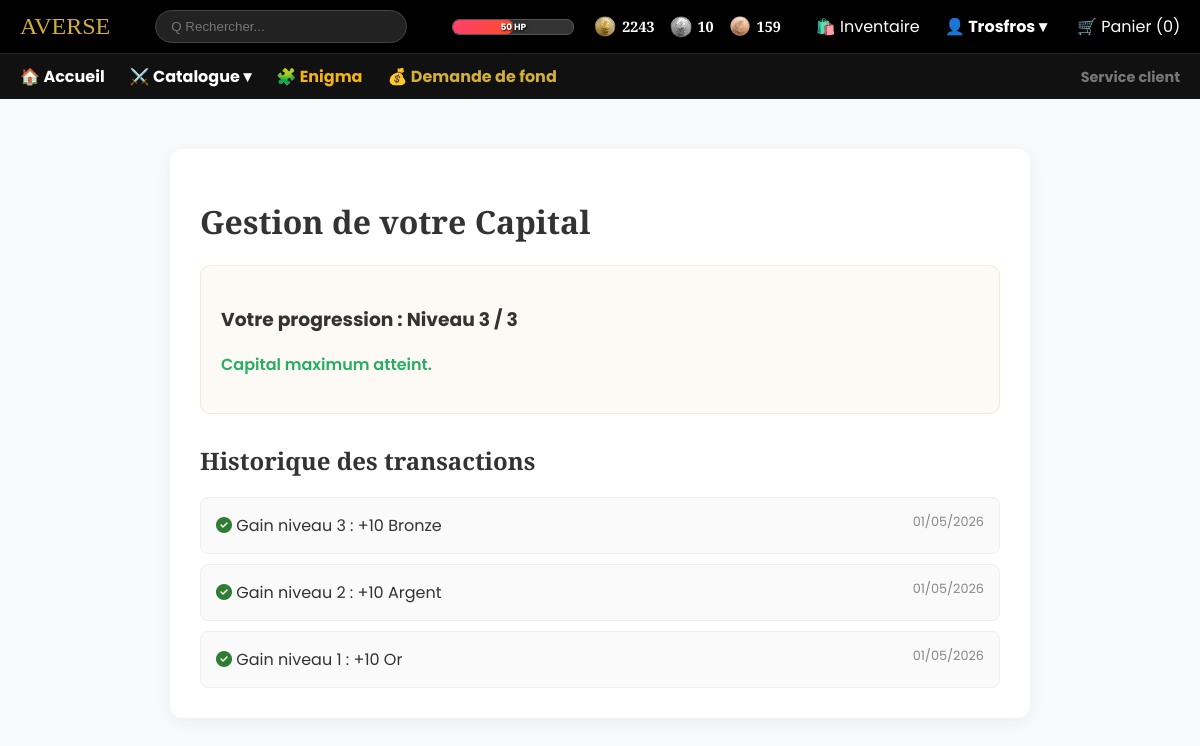
Page /profil_capital.php (signed in) on the committed database.
### tables this page shows
CREATE TABLE `Joueurs` (
  `IdJoueur` int(11) NOT NULL,
  `Alias` varchar(45) NOT NULL,
  `Nom` varchar(45) NOT NULL,
  `Prenom` varchar(45) NOT NULL,
  `MDP` varbinary(128) NOT NULL,
  `PieceBronze` int(11) NOT NULL DEFAULT 100,
  `PieceArgent` int(11) NOT NULL DEFAULT 100,
  `PieceOr` int(11) NOT NULL DEFAULT 100,
  `EstAdmin` tinyint(1) NOT NULL DEFAULT 0,
  `EstMage` tinyint(1) NOT NULL DEFAULT 0,
  `NbDemandeArgent` int(11) NOT NULL DEFAULT 0,
  `PV` int(11) NOT NULL DEFAULT 100,
  `StreakMagie` int(11) NOT NULL DEFAULT 0,
  `MagieReussies` int(11) DEFAULT 0,
  `Guid` varchar(64) DEFAULT NULL,
  `GuidReset` varchar(64) DEFAULT NULL,
  `Mail` varchar(254) DEFAULT ''
);

CREATE TABLE `HistoriqueCapital` (
  `IdHistorique` int(11) NOT NULL,
  `IdJoueur` int(11) NOT NULL,
  `Description` varchar(255) NOT NULL,
  `DateCreation` timestamp NULL DEFAULT current_timestamp()
);

### include/user.php (called while the page is built, shortened)
<?php
function UpdateUserSessionInfo() {
    $alias = $_SESSION['user']['Alias'];
    $stmt = $GLOBALS['connexion']->prepare("SELECT IdJoueur, Alias, EstAdmin,
        PieceBronze, PieceArgent, PieceOr, PV FROM Joueurs WHERE Alias = ?");
    $stmt->bind_param("s", $alias);
    $stmt->execute();
    $_SESSION['user'] = $stmt->get_result()->fetch_assoc();
}
?>

### config.php (called while the page is built, shortened)
<?php
require_once 'include/user.php';
if (isset($_SESSION['user']))
    UpdateUserSessionInfo();
?>

### profil_capital.php (the view, shortened to what this page needs)
<?php
require_once 'config.php';
$idJoueur = $_SESSION['user']['IdJoueur'];
$sql_level = "SELECT COUNT(*) as niveau FROM HistoriqueCapital WHERE IdJoueur = ?";
$stmt_level = $connexion->prepare($sql_level);
$stmt_level->bind_param("i", $idJoueur);
$stmt_level->execute();
$niveauAtteint = $stmt_level->get_result()->fetch_assoc()['niveau'];
$sql_hist = "SELECT * FROM HistoriqueCapital WHERE IdJoueur = ? ORDER BY IdHistorique DESC";
$stmt_hist = $connexion->prepare($sql_hist);
$stmt_hist->bind_param("i", $idJoueur);
$stmt_hist->execute();
$historique = $stmt_hist->get_result();
?>
<!DOCTYPE html>
<html lang="fr">
<head>
    <link rel="stylesheet" href="CSS/style.css">
    <link rel="stylesheet" href="https://cdnjs.cloudflare.com/ajax/libs/font-awesome/6.4.0/css/all.min.css">
</head>
<body>
<?php include 'template/header.php'; ?>
<main class="capital-container">
    <h1>Gestion de votre Capital</h1>
    <div id="section-bonus" class="niveau-box">
        <h3>Votre progression : Niveau <span id="display-lv"><?= $niveauAtteint ?></span> / 3</h3>
        <div id="status-text">
            <?php if ($niveauAtteint == 0): ?>
                <p>Prochain bonus : <strong>+10 Or</strong>.</p>
            <?php elseif ($niveauAtteint == 1): ?>
                <p>Prochain bonus : <strong>+10 Argent</strong>.</p>
            <?php elseif ($niveauAtteint == 2): ?>
                <p>Dernier bonus : <strong>+10 Bronze</strong>.</p>
            <?php else: ?>
                <p style="color: #27ae60; font-weight: 600;">Capital maximum atteint.</p>
            <?php endif; ?>
        </div>
    </div>
    <h2>Historique des transactions</h2>
    <div id="history-list">
        <?php while ($com = $historique->fetch_assoc()): ?>
            <div class="history-card">
                <div><i class="fa-solid fa-circle-check" style="color: #2e7d32;"></i> <?= htmlspecialchars($com['Description']) ?></div>
                <span style="font-size: 0.8rem; color: #888;"><?= date('d/m/Y', strtotime($com['DateCreation'])) ?></span>
            </div>
        <?php endwhile; ?>
    </div>
</main>
</body>
</html>

### template/header.php (shortened to what this page needs)
<link rel="stylesheet" href="styles/header.css">
<header>
    <nav class="top-nav">
        <div class="logo" style="font-family: 'Cinzel', serif; font-size: 1.5rem; color: #d4af37;">AVERSE</div>
        <form action="catalogue.php" method="GET" class="search-bar">
            <input type="text" name="search" placeholder="Q Rechercher..." value="<?= isset($_GET['search']) ? htmlspecialchars($_GET['search']) : '' ?>">
        </form>
        <div class="user-menu">
            <?php
            $user = @ $_SESSION['user'];
            if (isset($user)):
            ?>
            <div class="player-stats">
                <div class="hp-container" title="Points de Vie">
                    <div class="hp-bar" style="width: <?= $_SESSION['user']['PV'] ?>%;"></div>
                    <span class="hp-text"><?= $user['PV'] ?> HP</span>
                </div>
                <div class="rpg-currency-bar">
                    <div class="coin-item" title="Or">
                        <img src="./img/gold.png" alt="Or">
                        <span><?= $user['PieceOr'] ?></span>
                    </div>
                    <div class="coin-item" title="Argent">
                        <img src="./img/silver.png" alt="Argent">
                        <span><?= $user['PieceArgent'] ?></span>
                    </div>
                    <div class="coin-item" title="Bronze">
                        <img src="./img/bronze.png" alt="Bronze">
                        <span><?= $user['PieceBronze'] ?></span>
                    </div>
                </div>
            </div>
            <a href="inventaire.php" style="text-decoration:none; color: white; margin-right: 10px;">🛍️ <span class="hide-mobile">Inventaire</span></a>
            <div class="dropdown">
                <strong style="cursor:pointer; color: white;" onclick="toggleHeaderMenu(event, 'userDrop')">
                    👤 <?= htmlspecialchars($user['Alias']) ?> ▾
                </strong>
            </div>
            <?php else: ?>
                <a href="login.php" class="user-link" style="color: white; text-decoration: none; margin-right: 10px;">🔑 Connexion</a>
                <a href="register.php" class="user-link" style="color: #d4af37; text-decoration: none; border: 1px solid #d4af37; padding: 5px 12px; border-radius: 15px;">📜 S'inscrire</a>
            <?php endif; ?>
            <a href="panier.php" id="cart-container">
                🛒 <span class="hide-mobile">Panier</span> (<span id="cart-count"><?= isset($_SESSION['cart']) ? array_sum($_SESSION['cart']) : 0 ?></span>)
            </a>
        </div>
    </nav>
    <nav class="sub-nav" style="background: #111; border-top: 1px solid #222;">
        <div class="links">
            <a href="index.php" style="color: white;">🏠 <span class="hide-mobile">Accueil</span></a>
            <div class="dropdown">
                <span style="cursor:pointer; color: white;" onclick="toggleHeaderMenu(event, 'catDrop')">
                    ⚔️ <span class="hide-mobile">Catalogue</span> ▾
                </span>
            </div>
            <a href="enigma.php" style="color: #f3b412;">🧩 <span class="hide-mobile">Enigma</span></a>
            <a href="profil_capital.php" style="color: #d4af37;">💰 <span class="hide-mobile">Demande de fond</span></a>
        </div>
        <div class="service-client">
            <a href="service_client.php" style="color: #777; font-size: 0.9rem;">Service client</a>
        </div>
    </nav>
</header>

### styles/style.css (style rules this page uses)
body { background-color: #ffffff; color: #333; font-family: 'Poppins', sans-serif; margin: 0; }

### styles/header.css (style rules this page uses)
.top-nav, .sub-nav { display: flex; align-items: center; justify-content: space-between; padding: 10px 20px; flex-wrap: wrap; width: 100% !important; box-sizing: border-box; background-color: black; }
.search-bar input { padding: 8px 15px; border-radius: 20px; border: 1px solid #444; background: #222; color: white; width: 220px; transition: width 0.3s; outline: none; }
.sub-nav .links { display: flex !important; flex-direction: row !important; align-items: center !important; gap: 25px; }
.sub-nav a, .sub-nav span { text-decoration: none; font-weight: bold; white-space: nowrap; }
.dropdown { position: relative; display: inline-block; }
.user-menu { display: flex; align-items: center; gap: 15px; }
.hp-container { width: 120px; background: #333; height: 14px; border-radius: 7px; border: 1px solid #555; position: relative; overflow: hidden; box-shadow: 0 0 5px rgba(0,0,0,0.5); }
.hp-bar { height: 100%; background: linear-gradient(to right, #ff416c, #ff4b2b); border-radius: 6px; transition: width 0.5s ease-in-out; }
.hp-text { position: absolute; top: 50%; left: 50%; transform: translate(-50%, -50%); font-size: 9px; width: 100%; text-align: center; color: white; font-weight: bold; text-shadow: 1px 1px 2px black; z-index: 2; pointer-events: none; }
.rpg-currency-bar { display: flex; gap: 15px; align-items: center; font-size: 0.9em; font-weight: bold; color: #fff; font-family: 'Cinzel', serif; }
.coin-item { display: flex; align-items: center; gap: 6px; }
.coin-item img { width: 22px; height: 22px; object-fit: contain; filter: drop-shadow(0 2px 3px rgba(0,0,0,0.4)); }
.player-stats { display: flex; align-items: center; gap: 20px; margin-right: 20px; }
#cart-container { text-decoration: none; color: white; margin-left: 15px; display: inline-block; transition: transform 0.3s cubic-bezier(0.34, 1.56, 0.64, 1), color 0.2s ease; transform-origin: center center; will-change: transform; }

### profil_capital.php (style rules this page uses)
body { background-color: #f8f9fa; font-family: 'Poppins', sans-serif; }
.capital-container { max-width: 800px; margin: 50px auto; padding: 30px; background: #fff; border-radius: 12px; box-shadow: 0 4px 15px rgba(0,0,0,0.05); }
h1, h2 { font-family: 'Cinzel', serif; color: #333; }
.niveau-box { background: #fdfaf5; border: 1px solid #f3e9d8; padding: 20px; border-radius: 10px; margin-bottom: 30px; }
.history-card { background-color: #fafafa; border: 1px solid #eee; padding: 15px; border-radius: 8px; margin-top: 10px; display: flex; justify-content: space-between; }

### rows in the picture
joueurs: PV "50", PieceOr "2243", PieceArgent "10", PieceBronze "159", Alias "Trosfros"
historiquecapital: Description "Gain niveau 3 : +10 Bronze", DateCreation "01/05/2026"
historiquecapital: Description "Gain niveau 2 : +10 Argent", DateCreation "01/05/2026"
historiquecapital: Description "Gain niveau 1 : +10 Or", DateCreation "01/05/2026"

### other values in the picture
$niveauAtteint "3"
